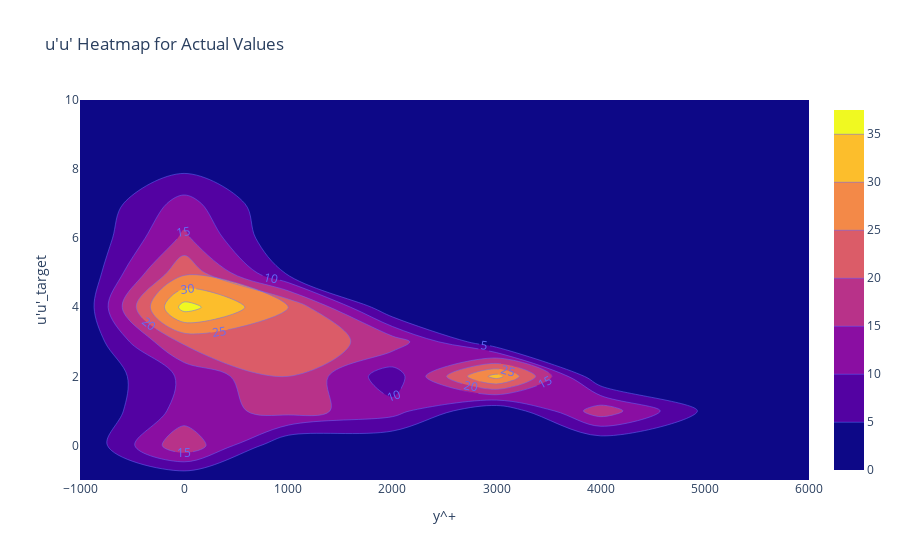
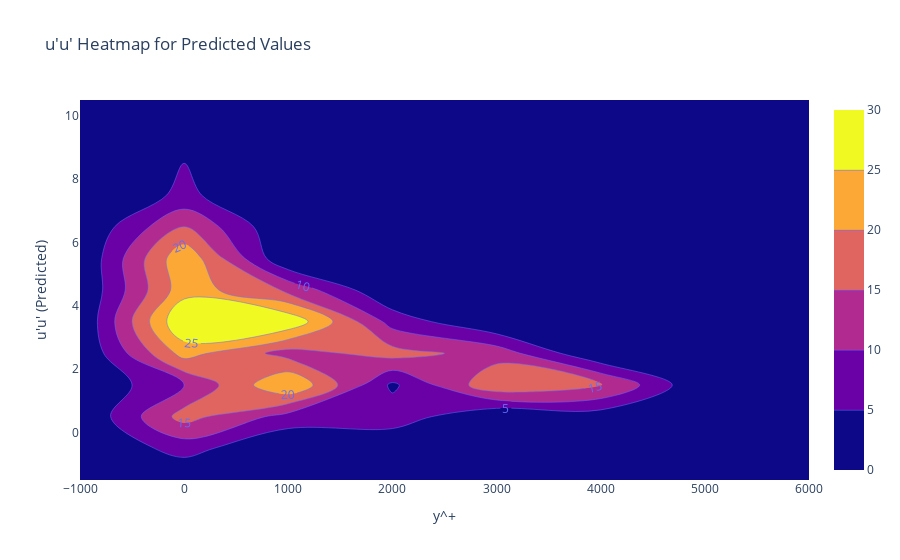

Notebook code for these charts, in order:
### Code cell
fig = px.density_contour(
    results,
    x='y^+',
    y="u'u'_target",
    title="u'u' Heatmap for Actual Values",
    labels={"u'u'": "u'u' (Actual)"}
)
fig.update_traces(contours_coloring='fill', contours_showlabels = True)
fig.show()

fig = px.density_contour(
    results,
    x='y^+',
    y="u'u'_pred",
    title="u'u' Heatmap for Predicted Values",
    labels={"u'u'_pred": "u'u' (Predicted)"}
)
fig.update_traces(contours_coloring='fill', contours_showlabels = True)
fig.show()

### Figure 1 — Plotly figure (JSON) as saved in the notebook; plotly's stock layout.template omitted (floating-point values rounded to 4 significant figures; data arrays with more than 128 entries replaced by an {"elided": "..."} marker saying what was removed)
{"data": [{"contours": {"coloring": "fill", "showlabels": true}, "hovertemplate": "y^+=%{x}<br>u'u'_target=%{y}<br>count=%{z}<extra></extra>", "legendgroup": "", "line": {"color": "#636efa"}, "name": "", "showlegend": false, "type": "histogram2dcontour", "x": {"elided": "340 float values"}, "xaxis": "x", "xbingroup": "x", "y": {"elided": "340 float values"}, "yaxis": "y", "ybingroup": "y"}], "layout": {"legend": {"tracegroupgap": 0}, "title": {"text": "u'u' Heatmap for Actual Values"}, "xaxis": {"anchor": "y", "domain": [0, 1], "title": {"text": "y^+"}}, "yaxis": {"anchor": "x", "domain": [0, 1], "title": {"text": "u'u'_target"}}}}

### Figure 2 — Plotly figure (JSON) as saved in the notebook; plotly's stock layout.template omitted (floating-point values rounded to 4 significant figures; data arrays with more than 128 entries replaced by an {"elided": "..."} marker saying what was removed)
{"data": [{"contours": {"coloring": "fill", "showlabels": true}, "hovertemplate": "y^+=%{x}<br>u'u' (Predicted)=%{y}<br>count=%{z}<extra></extra>", "legendgroup": "", "line": {"color": "#636efa"}, "name": "", "showlegend": false, "type": "histogram2dcontour", "x": {"elided": "340 float values"}, "xaxis": "x", "xbingroup": "x", "y": {"elided": "340 float values"}, "yaxis": "y", "ybingroup": "y"}], "layout": {"legend": {"tracegroupgap": 0}, "title": {"text": "u'u' Heatmap for Predicted Values"}, "xaxis": {"anchor": "y", "domain": [0, 1], "title": {"text": "y^+"}}, "yaxis": {"anchor": "x", "domain": [0, 1], "title": {"text": "u'u' (Predicted)"}}}}
